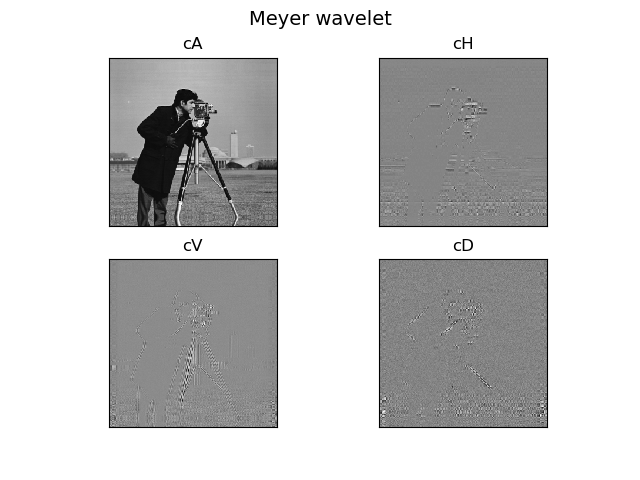

Write the Python code that produced this figure.
"""
Meyer小波
"""
import pywt
import numpy as np
from PIL import Image
import matplotlib.pyplot as plt

# 数据
data = [1, 1, 1, 1, 2, 2, 3, 3]

# 获取Meyer小波
wave_meyer = pywt.Wavelet(name="dmey")

# （1级）1D离散小波变换
cA1, cD1 = pywt.dwt(data, wave_meyer)
print(cA1)
print(cD1)


# 图片数据
data_camera = pywt.data.camera()
# 对2D数据进行离散小波变换
cA, (cH, cV, cD) = pywt.dwt2(data_camera, wave_meyer)

# 可视化
Image.fromarray(np.asarray(data_camera, dtype=np.uint8)).save("./4_meyer_wavelet_camera.png")
# Image.fromarray(np.asarray(cA // (4 * 0.707), dtype=np.uint8)).save("./4_meyer_wavelet_cA.png")
Image.fromarray(np.asarray(cA // 4, dtype=np.uint8)).save("./4_meyer_wavelet_cA.png")
fig = plt.figure()
fig.suptitle("Meyer wavelet", fontsize=14)
titles = ["cA", "cH", "cV", "cD"]
for i, a in enumerate([cA, cH, cV, cD]):
    ax = fig.add_subplot(2, 2, i + 1)
    ax.imshow(a, interpolation="nearest", cmap=plt.cm.gray)
    ax.set_title(titles[i], fontsize=12)
    ax.set_xticks([])
    ax.set_yticks([])
# fig.show()
fig.savefig("./4_meyer_wavelet.png")

print()
